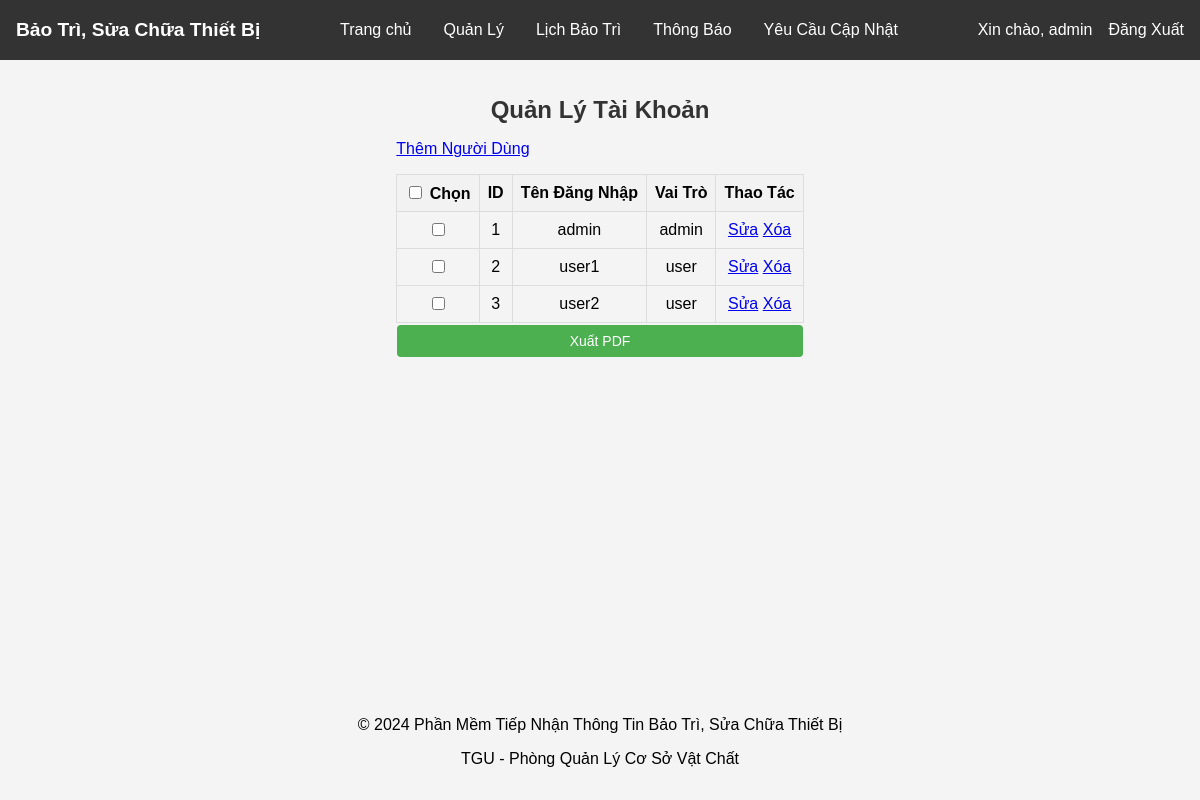
Page /manage_users (signed in) on the committed database.
### tables this page shows
CREATE TABLE users (
        id INTEGER PRIMARY KEY AUTOINCREMENT,
        username TEXT NOT NULL UNIQUE,
        password TEXT NOT NULL,
        role TEXT NOT NULL
    );

### app.py (the view)
@app.route('/manage_users')
def manage_users():
    if not session.get('logged_in') or session.get('role') != 'admin':
        return redirect(url_for('login'))
    conn = sqlite3.connect('database.db')
    cursor = conn.cursor()
    cursor.execute("SELECT id, username, role FROM users")
    users = cursor.fetchall()
    conn.close()
    return render_template('admin/manage_users.html', users=users)

### templates/admin/manage_users.html (shortened to what this page needs)
{% extends 'admin/base.html' %}
{% block content %}
<h2>Quản Lý Tài Khoản</h2>
<a href="{{ url_for('add_user') }}">Thêm Người Dùng</a>
<form id="export-form" action="{{ url_for('export_users_pdf') }}" method="POST">
    <table>
        <thead>
            <tr>
                <th><input type="checkbox" id="select-all" onclick="toggleSelectAll(this)"> Chọn</th>
                <th>ID</th>
                <th>Tên Đăng Nhập</th>
                <th>Vai Trò</th>
                <th>Thao Tác</th>
            </tr>
        </thead>
        <tbody>
            {% for user in users %}
            <tr>
                <td><input type="checkbox" name="user_ids" value="{{ user[0] }}"></td>
                <td>{{ user[0] }}</td>
                <td>{{ user[1] }}</td>
                <td>{{ user[2] }}</td>
                <td>
                    <a href="{{ url_for('edit_user', user_id=user[0]) }}">Sửa</a>
                    <a href="{{ url_for('delete_user', user_id=user[0]) }}">Xóa</a>
                </td>
            </tr>
            {% endfor %}
        </tbody>
    </table>
    <button type="submit">Xuất PDF</button>
</form>
{% endblock %}

### static/styles.css (style rules this page uses)
body { font-family: Arial, sans-serif; margin: 0; padding: 0; display: flex; justify-content: center; align-items: center; height: 100vh; background-color: #f4f4f4; }
h2 { text-align: center; margin-bottom: 1rem; }
form { display: flex; flex-direction: column; }
button { padding: 0.5rem; background-color: #333; color: white; border: none; border-radius: 4px; cursor: pointer; }
form { margin-bottom: 1rem; }
table { width: 100%; border-collapse: collapse; margin-top: 1rem; text-align: center; }
th, td { border: 1px solid #ddd; padding: 8px; }
th { background-color: #f2f2f2; font-weight: bold; }
button, .reset-button { background-color: #4CAF50; color: white; border: none; padding: 8px 16px; text-align: center; text-decoration: none; display: inline-block; font-size: 14px; margin: 2px 1px; cursor: pointer; border-radius: 4px; }
body { font-family: Arial, sans-serif; margin: 0; padding: 0; background-color: #f4f4f4; }
h2 { color: #333; }

### templates/admin/base.html (style rules this page uses)
body { font-family: Arial, sans-serif; margin: 0; padding: 0; display: flex; flex-direction: column; min-height: 100vh; }

### rows in the picture
users: id "1", username "admin", role "admin"
users: id "2", username "user1", role "user"
users: id "3", username "user2", role "user"

### other values in the picture
{{ session.username }} "admin"
